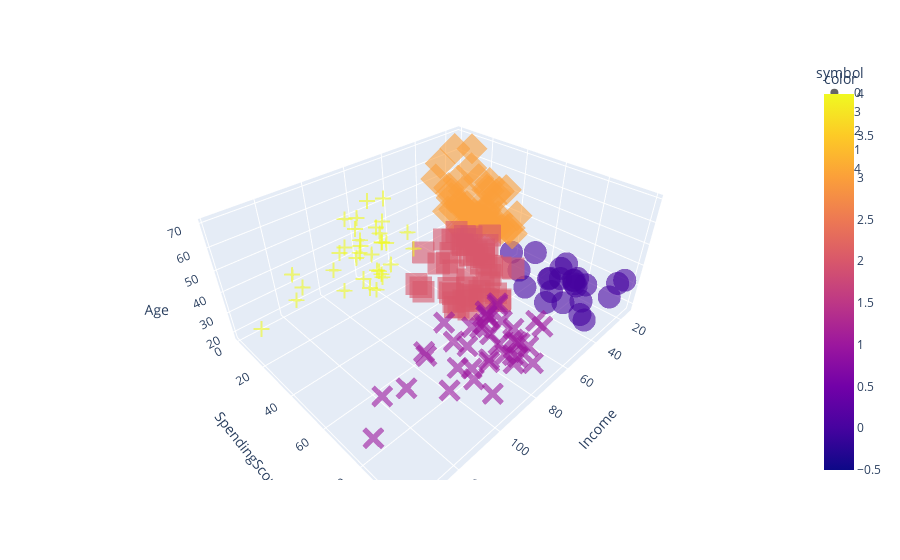
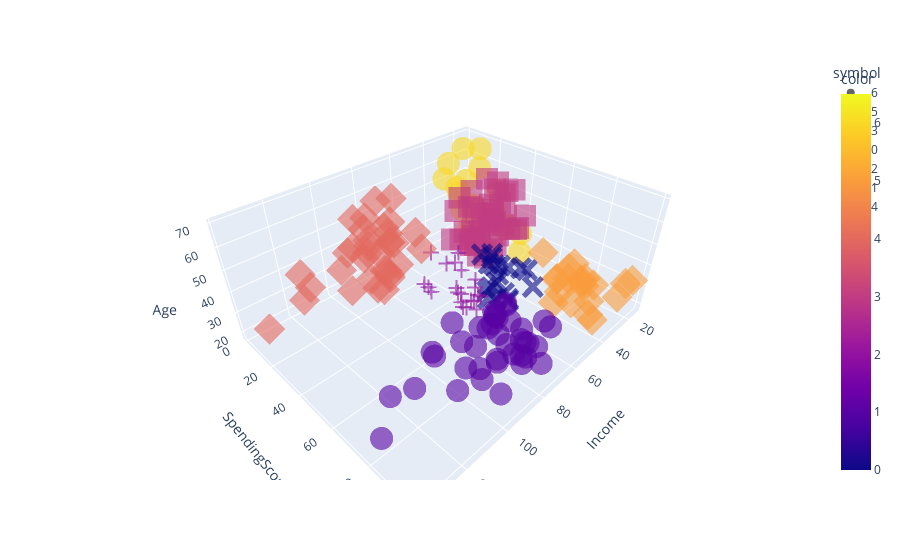

Source (notebook cell) for these figures, in order:
### Markdown cell above
**Завдання 11** 

Зробити візуалізацію кластеризації методу К-середніх на вибраних Вами двох різних кількостях кластерів використовуючи [scatter_3d](https://plotly.com/python/3d-scatter-plots/).

### Code cell
fig1 = px.scatter_3d(customer_set,  x='Income', y='SpendingScore', z='Age', symbol=kmeans5.labels_, color=kmeans5.labels_, opacity=0.6)
fig1.show()

fig2 = px.scatter_3d(customer_set,  x='Income', y='SpendingScore', z='Age', symbol=kmeans7.labels_, color=kmeans7.labels_, opacity=0.6)
fig2.show()

### Figure 1 — Plotly figure (JSON) as saved in the notebook; plotly's stock layout.template omitted (floating-point values rounded to 4 significant figures)
{"data": [{"hovertemplate": "symbol=0<br>Income=%{x}<br>SpendingScore=%{y}<br>Age=%{z}<br>color=%{marker.color}<extra></extra>", "legendgroup": "0", "marker": {"color": [0, 0, 0, 0, 0, 0, 0, 0, 0, 0, 0, 0, 0, 0, 0, 0, 0, 0, 0, 0, 0, 0, 0, 0], "coloraxis": "coloraxis", "opacity": 0.6, "symbol": "circle"}, "mode": "markers", "name": "0", "scene": "scene", "showlegend": true, "type": "scatter3d", "x": [15, 15, 16, 17, 18, 19, 19, 20, 20, 21, 23, 24, 25, 28, 28, 29, 30, 33, 33, 34, 37, 38, 39, 39], "y": [39, 81, 77, 76, 94, 72, 99, 77, 79, 66, 98, 73, 73, 82, 61, 87, 73, 92, 81, 73, 75, 92, 61, 65], "z": [19, 21, 23, 22, 23, 30, 35, 24, 22, 20, 35, 25, 31, 29, 35, 23, 21, 18, 21, 30, 20, 24, 31, 24]}, {"hovertemplate": "symbol=3<br>Income=%{x}<br>SpendingScore=%{y}<br>Age=%{z}<br>color=%{marker.color}<extra></extra>", "legendgroup": "3", "marker": {"color": [3, 3, 3, 3, 3, 3, 3, 3, 3, 3, 3, 3, 3, 3, 3, 3, 3, 3, 3, 3, 3, 3, 3, 3, 3, 3, 3, 3, 3, 3, 3, 3, 3, 3, 3, 3, 3, 3, 3, 3, 3, 3, 3, 3, 3, 3, 3, 3, 3, 3], "coloraxis": "coloraxis", "opacity": 0.6, "symbol": "diamond"}, "mode": "markers", "name": "3", "scene": "scene", "showlegend": true, "type": "scatter3d", "x": [16, 17, 18, 19, 19, 20, 20, 21, 23, 24, 25, 28, 28, 29, 30, 33, 33, 34, 37, 38, 39, 39, 40, 42, 43, 43, 43, 44, 44, 46, 46, 47, 47, 48, 48, 49, 49, 50, 50, 54, 54, 54, 54, 59, 62, 63, 63, 63, 63, 65], "y": [6, 40, 6, 3, 14, 15, 13, 35, 29, 35, 5, 14, 32, 31, 4, 4, 14, 17, 26, 35, 36, 28, 55, 52, 60, 45, 41, 50, 46, 46, 56, 52, 59, 51, 48, 55, 42, 49, 56, 47, 42, 51, 41, 55, 59, 50, 43, 48, 52, 43], "z": [20, 31, 35, 64, 67, 58, 37, 35, 52, 35, 46, 54, 45, 40, 60, 53, 49, 42, 36, 65, 48, 49, 50, 49, 59, 50, 47, 51, 69, 53, 70, 67, 54, 63, 68, 70, 47, 60, 60, 59, 49, 57, 67, 68, 67, 66, 68, 66, 65, 63]}, {"hovertemplate": "symbol=2<br>Income=%{x}<br>SpendingScore=%{y}<br>Age=%{z}<br>color=%{marker.color}<extra></extra>", "legendgroup": "2", "marker": {"color": [2, 2, 2, 2, 2, 2, 2, 2, 2, 2, 2, 2, 2, 2, 2, 2, 2, 2, 2, 2, 2, 2, 2, 2, 2, 2, 2, 2, 2, 2, 2, 2, 2, 2, 2, 2, 2, 2, 2, 2, 2, 2, 2, 2, 2, 2, 2, 2, 2, 2, 2, 2, 2], "coloraxis": "coloraxis", "opacity": 0.6, "symbol": "square"}, "mode": "markers", "name": "2", "scene": "scene", "showlegend": true, "type": "scatter3d", "x": [40, 40, 40, 42, 43, 46, 46, 48, 48, 48, 48, 54, 54, 54, 54, 54, 54, 54, 54, 57, 57, 58, 58, 59, 60, 60, 60, 60, 60, 60, 61, 61, 62, 62, 62, 62, 62, 63, 63, 64, 64, 65, 65, 65, 67, 67, 67, 67, 69, 70, 71, 72, 76], "y": [47, 42, 42, 60, 54, 51, 55, 59, 50, 59, 47, 54, 53, 48, 52, 55, 44, 57, 46, 58, 55, 60, 46, 41, 49, 40, 42, 52, 47, 50, 42, 49, 41, 48, 55, 56, 42, 46, 54, 42, 46, 48, 50, 59, 43, 57, 56, 40, 58, 29, 35, 34, 40], "z": [27, 29, 31, 33, 31, 27, 19, 18, 43, 19, 32, 26, 45, 40, 23, 38, 46, 21, 48, 55, 22, 34, 50, 18, 48, 40, 32, 24, 47, 27, 48, 20, 23, 49, 26, 49, 21, 54, 19, 38, 19, 18, 19, 49, 51, 50, 27, 38, 40, 23, 43, 25, 28]}, {"hovertemplate": "symbol=1<br>Income=%{x}<br>SpendingScore=%{y}<br>Age=%{z}<br>color=%{marker.color}<extra></extra>", "legendgroup": "1", "marker": {"color": [1, 1, 1, 1, 1, 1, 1, 1, 1, 1, 1, 1, 1, 1, 1, 1, 1, 1, 1, 1, 1, 1, 1, 1, 1, 1, 1, 1, 1, 1, 1, 1, 1, 1, 1, 1, 1, 1, 1], "coloraxis": "coloraxis", "opacity": 0.6, "symbol": "x"}, "mode": "markers", "name": "1", "scene": "scene", "showlegend": true, "type": "scatter3d", "x": [69, 70, 71, 71, 71, 72, 73, 73, 74, 75, 76, 77, 77, 78, 78, 78, 78, 78, 78, 79, 81, 85, 86, 87, 87, 87, 88, 88, 93, 97, 98, 99, 101, 103, 103, 113, 120, 126, 137], "y": [91, 77, 95, 75, 75, 71, 88, 73, 72, 93, 87, 97, 74, 90, 88, 76, 89, 78, 73, 83, 93, 75, 95, 63, 75, 92, 86, 69, 90, 86, 88, 97, 68, 85, 69, 91, 79, 74, 83], "z": [39, 31, 40, 38, 39, 31, 29, 32, 35, 32, 32, 28, 32, 34, 39, 38, 27, 30, 30, 29, 31, 36, 33, 32, 28, 36, 30, 27, 35, 32, 29, 30, 28, 36, 32, 38, 35, 32, 30]}, {"hovertemplate": "symbol=4<br>Income=%{x}<br>SpendingScore=%{y}<br>Age=%{z}<br>color=%{marker.color}<extra></extra>", "legendgroup": "4", "marker": {"color": [4, 4, 4, 4, 4, 4, 4, 4, 4, 4, 4, 4, 4, 4, 4, 4, 4, 4, 4, 4, 4, 4, 4, 4, 4, 4, 4, 4, 4, 4, 4, 4, 4, 4], "coloraxis": "coloraxis", "opacity": 0.6, "symbol": "cross"}, "mode": "markers", "name": "4", "scene": "scene", "showlegend": true, "type": "scatter3d", "x": [71, 71, 73, 73, 74, 75, 77, 77, 78, 78, 78, 78, 78, 78, 79, 81, 85, 86, 87, 87, 87, 88, 88, 93, 97, 98, 99, 101, 103, 103, 113, 120, 126, 137], "y": [11, 9, 5, 7, 10, 5, 12, 36, 22, 17, 20, 16, 1, 1, 35, 5, 26, 20, 27, 13, 10, 13, 15, 14, 32, 15, 39, 24, 17, 23, 8, 16, 28, 18], "z": [59, 47, 20, 44, 19, 57, 25, 48, 34, 43, 44, 47, 37, 34, 56, 19, 50, 42, 36, 40, 36, 52, 58, 59, 37, 46, 41, 54, 41, 34, 33, 47, 45, 32]}], "layout": {"coloraxis": {"colorbar": {"title": {"text": "color"}}, "colorscale": [[0, "#0d0887"], [0.1111, "#46039f"], [0.2222, "#7201a8"], [0.3333, "#9c179e"], [0.4444, "#bd3786"], [0.5556, "#d8576b"], [0.6667, "#ed7953"], [0.7778, "#fb9f3a"], [0.8889, "#fdca26"], [1, "#f0f921"]]}, "legend": {"title": {"text": "symbol"}, "tracegroupgap": 0}, "margin": {"t": 60}, "scene": {"domain": {"x": [0, 1], "y": [0, 1]}, "xaxis": {"title": {"text": "Income"}}, "yaxis": {"title": {"text": "SpendingScore"}}, "zaxis": {"title": {"text": "Age"}}}}}

### Figure 2 — Plotly figure (JSON) as saved in the notebook; plotly's stock layout.template omitted (floating-point values rounded to 4 significant figures)
{"data": [{"hovertemplate": "symbol=6<br>Income=%{x}<br>SpendingScore=%{y}<br>Age=%{z}<br>color=%{marker.color}<extra></extra>", "legendgroup": "6", "marker": {"color": [6, 6, 6, 6, 6, 6, 6, 6, 6, 6, 6, 6, 6, 6, 6, 6, 6, 6, 6, 6, 6, 6], "coloraxis": "coloraxis", "opacity": 0.6, "symbol": "circle"}, "mode": "markers", "name": "6", "scene": "scene", "showlegend": true, "type": "scatter3d", "x": [15, 16, 17, 18, 19, 19, 20, 20, 21, 23, 24, 25, 28, 28, 29, 30, 33, 33, 34, 37, 39, 39], "y": [39, 6, 40, 6, 3, 14, 15, 13, 35, 29, 35, 5, 14, 32, 31, 4, 4, 14, 17, 26, 36, 28], "z": [19, 20, 31, 35, 64, 67, 58, 37, 35, 52, 35, 46, 54, 45, 40, 60, 53, 49, 42, 36, 48, 49]}, {"hovertemplate": "symbol=5<br>Income=%{x}<br>SpendingScore=%{y}<br>Age=%{z}<br>color=%{marker.color}<extra></extra>", "legendgroup": "5", "marker": {"color": [5, 5, 5, 5, 5, 5, 5, 5, 5, 5, 5, 5, 5, 5, 5, 5, 5, 5, 5, 5, 5], "coloraxis": "coloraxis", "opacity": 0.6, "symbol": "diamond"}, "mode": "markers", "name": "5", "scene": "scene", "showlegend": true, "type": "scatter3d", "x": [15, 16, 17, 18, 19, 19, 20, 20, 21, 23, 24, 25, 28, 28, 29, 30, 33, 33, 34, 37, 38], "y": [81, 77, 76, 94, 72, 99, 77, 79, 66, 98, 73, 73, 82, 61, 87, 73, 92, 81, 73, 75, 92], "z": [21, 23, 22, 23, 30, 35, 24, 22, 20, 35, 25, 31, 29, 35, 23, 21, 18, 21, 30, 20, 24]}, {"hovertemplate": "symbol=3<br>Income=%{x}<br>SpendingScore=%{y}<br>Age=%{z}<br>color=%{marker.color}<extra></extra>", "legendgroup": "3", "marker": {"color": [3, 3, 3, 3, 3, 3, 3, 3, 3, 3, 3, 3, 3, 3, 3, 3, 3, 3, 3, 3, 3, 3, 3, 3, 3, 3, 3, 3, 3, 3, 3, 3, 3, 3, 3, 3, 3, 3, 3, 3, 3, 3, 3, 3], "coloraxis": "coloraxis", "opacity": 0.6, "symbol": "square"}, "mode": "markers", "name": "3", "scene": "scene", "showlegend": true, "type": "scatter3d", "x": [38, 40, 42, 43, 43, 43, 44, 44, 46, 46, 47, 47, 48, 48, 48, 49, 49, 50, 50, 54, 54, 54, 54, 54, 54, 54, 57, 58, 59, 60, 60, 61, 62, 62, 62, 63, 63, 63, 63, 63, 65, 65, 67, 67], "y": [35, 55, 52, 60, 45, 41, 50, 46, 46, 56, 52, 59, 51, 50, 48, 55, 42, 49, 56, 47, 53, 42, 51, 41, 44, 46, 58, 46, 55, 49, 47, 42, 48, 59, 56, 50, 46, 43, 48, 52, 43, 59, 43, 57], "z": [65, 50, 49, 59, 50, 47, 51, 69, 53, 70, 67, 54, 63, 43, 68, 70, 47, 60, 60, 59, 45, 49, 57, 67, 46, 48, 55, 50, 68, 48, 47, 48, 49, 67, 49, 66, 54, 68, 66, 65, 63, 49, 51, 50]}, {"hovertemplate": "symbol=0<br>Income=%{x}<br>SpendingScore=%{y}<br>Age=%{z}<br>color=%{marker.color}<extra></extra>", "legendgroup": "0", "marker": {"color": [0, 0, 0, 0, 0, 0, 0, 0, 0, 0, 0, 0, 0, 0, 0, 0, 0, 0, 0], "coloraxis": "coloraxis", "opacity": 0.6, "symbol": "x"}, "mode": "markers", "name": "0", "scene": "scene", "showlegend": true, "type": "scatter3d", "x": [39, 39, 40, 40, 40, 42, 43, 46, 46, 48, 48, 48, 54, 54, 54, 54, 54, 57, 58], "y": [61, 65, 47, 42, 42, 60, 54, 51, 55, 59, 59, 47, 54, 48, 52, 55, 57, 55, 60], "z": [31, 24, 27, 29, 31, 33, 31, 27, 19, 18, 19, 32, 26, 40, 23, 38, 21, 22, 34]}, {"hovertemplate": "symbol=2<br>Income=%{x}<br>SpendingScore=%{y}<br>Age=%{z}<br>color=%{marker.color}<extra></extra>", "legendgroup": "2", "marker": {"color": [2, 2, 2, 2, 2, 2, 2, 2, 2, 2, 2, 2, 2, 2, 2, 2, 2, 2, 2, 2, 2], "coloraxis": "coloraxis", "opacity": 0.6, "symbol": "cross"}, "mode": "markers", "name": "2", "scene": "scene", "showlegend": true, "type": "scatter3d", "x": [59, 60, 60, 60, 60, 61, 62, 62, 62, 63, 64, 64, 65, 65, 67, 67, 69, 70, 71, 72, 76], "y": [41, 40, 42, 52, 50, 49, 41, 55, 42, 54, 42, 46, 48, 50, 56, 40, 58, 29, 35, 34, 40], "z": [18, 40, 32, 24, 27, 20, 23, 26, 21, 19, 38, 19, 18, 19, 27, 38, 40, 23, 43, 25, 28]}, {"hovertemplate": "symbol=1<br>Income=%{x}<br>SpendingScore=%{y}<br>Age=%{z}<br>color=%{marker.color}<extra></extra>", "legendgroup": "1", "marker": {"color": [1, 1, 1, 1, 1, 1, 1, 1, 1, 1, 1, 1, 1, 1, 1, 1, 1, 1, 1, 1, 1, 1, 1, 1, 1, 1, 1, 1, 1, 1, 1, 1, 1, 1, 1, 1, 1, 1, 1], "coloraxis": "coloraxis", "opacity": 0.6, "symbol": "circle"}, "mode": "markers", "name": "1", "scene": "scene", "showlegend": true, "type": "scatter3d", "x": [69, 70, 71, 71, 71, 72, 73, 73, 74, 75, 76, 77, 77, 78, 78, 78, 78, 78, 78, 79, 81, 85, 86, 87, 87, 87, 88, 88, 93, 97, 98, 99, 101, 103, 103, 113, 120, 126, 137], "y": [91, 77, 95, 75, 75, 71, 88, 73, 72, 93, 87, 97, 74, 90, 88, 76, 89, 78, 73, 83, 93, 75, 95, 63, 75, 92, 86, 69, 90, 86, 88, 97, 68, 85, 69, 91, 79, 74, 83], "z": [39, 31, 40, 38, 39, 31, 29, 32, 35, 32, 32, 28, 32, 34, 39, 38, 27, 30, 30, 29, 31, 36, 33, 32, 28, 36, 30, 27, 35, 32, 29, 30, 28, 36, 32, 38, 35, 32, 30]}, {"hovertemplate": "symbol=4<br>Income=%{x}<br>SpendingScore=%{y}<br>Age=%{z}<br>color=%{marker.color}<extra></extra>", "legendgroup": "4", "marker": {"color": [4, 4, 4, 4, 4, 4, 4, 4, 4, 4, 4, 4, 4, 4, 4, 4, 4, 4, 4, 4, 4, 4, 4, 4, 4, 4, 4, 4, 4, 4, 4, 4, 4, 4], "coloraxis": "coloraxis", "opacity": 0.6, "symbol": "diamond"}, "mode": "markers", "name": "4", "scene": "scene", "showlegend": true, "type": "scatter3d", "x": [71, 71, 73, 73, 74, 75, 77, 77, 78, 78, 78, 78, 78, 78, 79, 81, 85, 86, 87, 87, 87, 88, 88, 93, 97, 98, 99, 101, 103, 103, 113, 120, 126, 137], "y": [11, 9, 5, 7, 10, 5, 12, 36, 22, 17, 20, 16, 1, 1, 35, 5, 26, 20, 27, 13, 10, 13, 15, 14, 32, 15, 39, 24, 17, 23, 8, 16, 28, 18], "z": [59, 47, 20, 44, 19, 57, 25, 48, 34, 43, 44, 47, 37, 34, 56, 19, 50, 42, 36, 40, 36, 52, 58, 59, 37, 46, 41, 54, 41, 34, 33, 47, 45, 32]}], "layout": {"coloraxis": {"colorbar": {"title": {"text": "color"}}, "colorscale": [[0, "#0d0887"], [0.1111, "#46039f"], [0.2222, "#7201a8"], [0.3333, "#9c179e"], [0.4444, "#bd3786"], [0.5556, "#d8576b"], [0.6667, "#ed7953"], [0.7778, "#fb9f3a"], [0.8889, "#fdca26"], [1, "#f0f921"]]}, "legend": {"title": {"text": "symbol"}, "tracegroupgap": 0}, "margin": {"t": 60}, "scene": {"domain": {"x": [0, 1], "y": [0, 1]}, "xaxis": {"title": {"text": "Income"}}, "yaxis": {"title": {"text": "SpendingScore"}}, "zaxis": {"title": {"text": "Age"}}}}}
